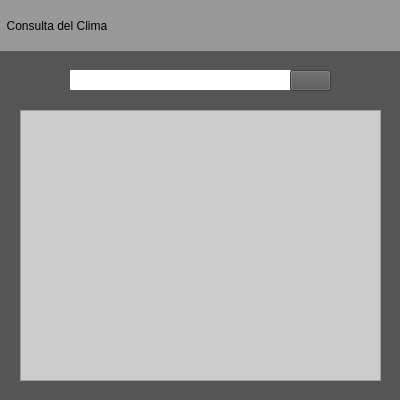
<?xml version="1.0" encoding="UTF-8"?>
<ui version="4.0">
 <class>Form</class>
 <widget class="QWidget" name="Form">
  <property name="enabled">
   <bool>true</bool>
  </property>
  <property name="geometry">
   <rect>
    <x>0</x>
    <y>0</y>
    <width>400</width>
    <height>400</height>
   </rect>
  </property>
  <property name="maximumSize">
   <size>
    <width>400</width>
    <height>400</height>
   </size>
  </property>
  <property name="windowTitle">
   <string>Climex</string>
  </property>
  <property name="styleSheet">
   <string notr="true">QObject{
	background-color: #555;
	color: white;
}

</string>
  </property>
  <widget class="QLabel" name="lbl_titulo">
   <property name="geometry">
    <rect>
     <x>0</x>
     <y>0</y>
     <width>401</width>
     <height>51</height>
    </rect>
   </property>
   <property name="styleSheet">
    <string notr="true">QObject{
	background-color: #999;
	color: black;
	font: 800 28pt &quot;Aria-Black&quot;;
}</string>
   </property>
   <property name="text">
    <string>  Consulta del Clima</string>
   </property>
  </widget>
  <widget class="QLineEdit" name="txt_buscar">
   <property name="geometry">
    <rect>
     <x>70</x>
     <y>70</y>
     <width>221</width>
     <height>20</height>
    </rect>
   </property>
   <property name="styleSheet">
    <string notr="true">QObject{
	background-color: white;
	color: black;
	font: 87 12pt &quot;Arial&quot;;
	border-radius: 1px;
}</string>
   </property>
  </widget>
  <widget class="QPushButton" name="btn_buscar">
   <property name="geometry">
    <rect>
     <x>290</x>
     <y>70</y>
     <width>41</width>
     <height>21</height>
    </rect>
   </property>
   <property name="cursor">
    <cursorShape>PointingHandCursor</cursorShape>
   </property>
   <property name="styleSheet">
    <string notr="true">QObject{
	padding-bottom: 4px;
	font: 12pt &quot;Arial-black&quot;;
}
QObject:hover{
	background-color: #ccc;
}
</string>
   </property>
   <property name="text">
    <string/>
   </property>
   <property name="icon">
    <iconset>
     <normaloff>../../../Downloads/busca.png</normaloff>../../../Downloads/busca.png</iconset>
   </property>
   <property name="checkable">
    <bool>false</bool>
   </property>
  </widget>
  <widget class="QFrame" name="frame">
   <property name="geometry">
    <rect>
     <x>20</x>
     <y>110</y>
     <width>361</width>
     <height>271</height>
    </rect>
   </property>
   <property name="styleSheet">
    <string notr="true">background-color:#ccc;</string>
   </property>
   <property name="frameShape">
    <enum>QFrame::StyledPanel</enum>
   </property>
   <property name="frameShadow">
    <enum>QFrame::Raised</enum>
   </property>
   <layout class="QVBoxLayout" name="verticalLayout">
    <item>
     <widget class="QLabel" name="lbl_ciudad">
      <property name="styleSheet">
       <string notr="true">color: white;
font: 800 38pt &quot;Aria-Black&quot;;</string>
      </property>
      <property name="text">
       <string/>
      </property>
     </widget>
    </item>
    <item>
     <widget class="QLabel" name="lbl_grados">
      <property name="styleSheet">
       <string notr="true">color: white;
font: 800 40pt &quot;Aria-Black&quot;;</string>
      </property>
      <property name="text">
       <string/>
      </property>
     </widget>
    </item>
    <item>
     <widget class="QLabel" name="lbl_caracteristica">
      <property name="styleSheet">
       <string notr="true">color: white;
font: 800 25pt &quot;Aria-Black&quot;;</string>
      </property>
      <property name="text">
       <string/>
      </property>
     </widget>
    </item>
   </layout>
  </widget>
 </widget>
 <resources/>
 <connections/>
</ui>
